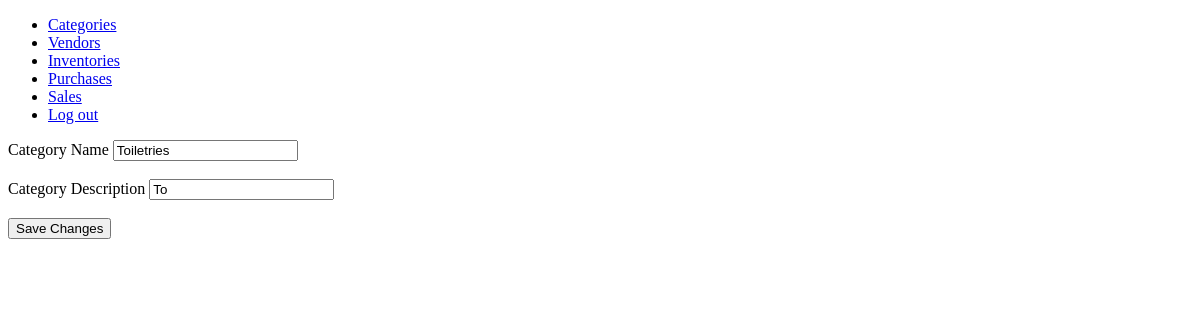
Page /editcategory.php?id=5 (signed in) on the earlier database version.
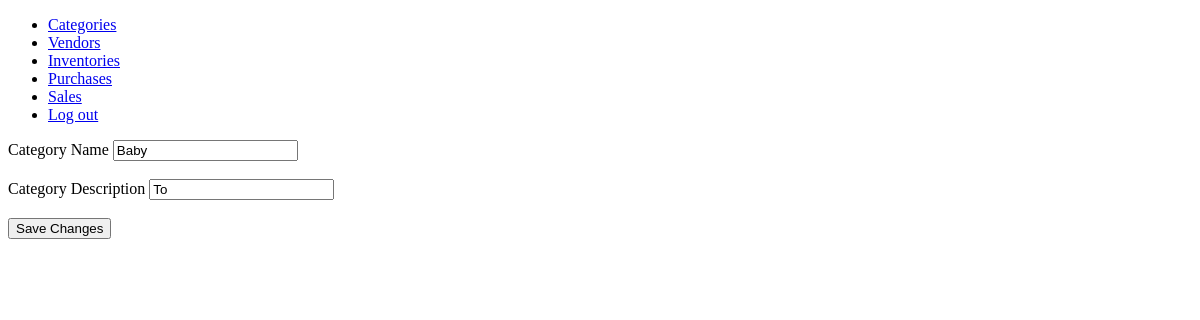
Same page on the later database version.
### tables this page shows
CREATE TABLE categories (
  id INT NOT NULL AUTO_INCREMENT,
  category_name VARCHAR(100) NOT NULL,
  description VARCHAR(255) NOT NULL,
  created_at DATETIME NOT NULL DEFAULT current_timestamp(),
  user_id INT NOT NULL,
  PRIMARY KEY (id),
  FOREIGN KEY (user_id) REFERENCES users(id)
);

### editcategory.php (the view, shortened to what this page needs)
<?php
    require_once 'php_action/db_connect.php';
    if(isset($_GET['id'])) {
        $id = mysqli_real_escape_string($conn, $_GET['id']);
        $sql = "SELECT * FROM categories WHERE id = $id";
        $result = mysqli_query($conn, $sql);
        $category = mysqli_fetch_assoc($result);
    }
?>
<?php require_once 'includes/header.php'; ?>
    <?php if($category): ?>
        <form action='<?php echo $_SERVER['PHP_SELF'] ?>' method='POST'>
            <label for='categoryName'>Category Name</label>
            <input type='text' name='categoryName' id='categoryName' value=<?php echo htmlspecialchars($category['category_name']); ?> />
            <br /><br />
            <label for='categoryDescription'>Category Description </label>
            <input type='text' name='categoryDescription' id='categoryDescription' value=<?php echo $category['description']; ?> />
            <br /><br />
            <button type='submit' name='edit'> Save Changes</button>
        </form>
    <?php else: ?>
        <h2>Oops!! There is no vendor with this id</h2>
    <?php endif; ?>
<?php require_once 'includes/footer.php'; ?>

Differences in the rows shown:
no longer on this page (row edited): categories: categoryName "Toiletries"
Other differences:
form field categoryName: (not shown) → "Baby"
